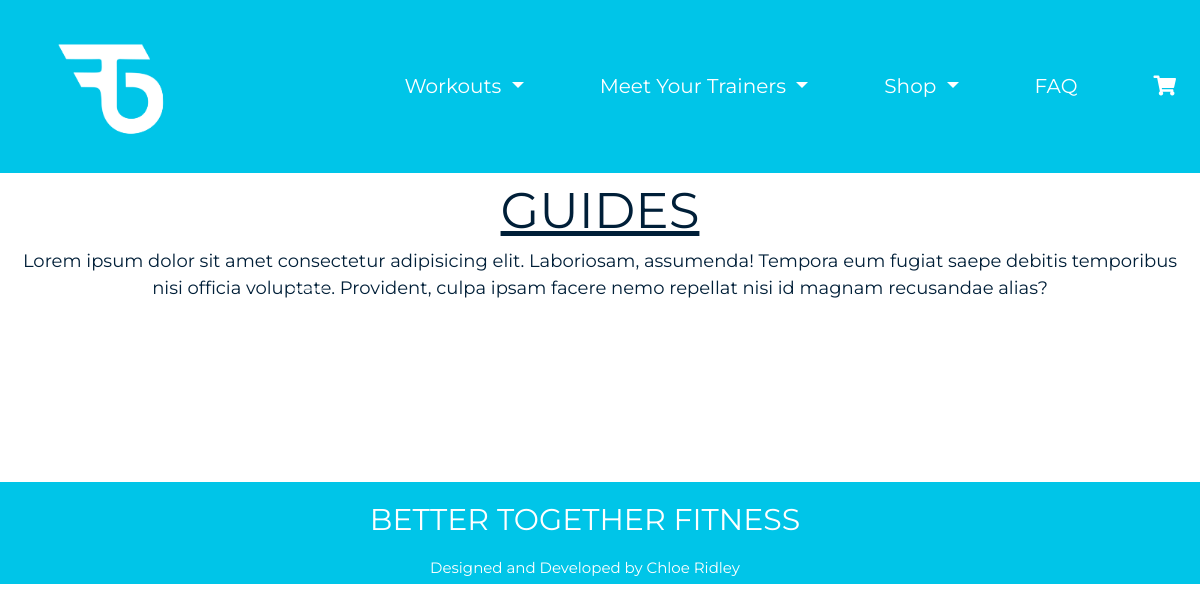
The app's page /products/guides/, older data.
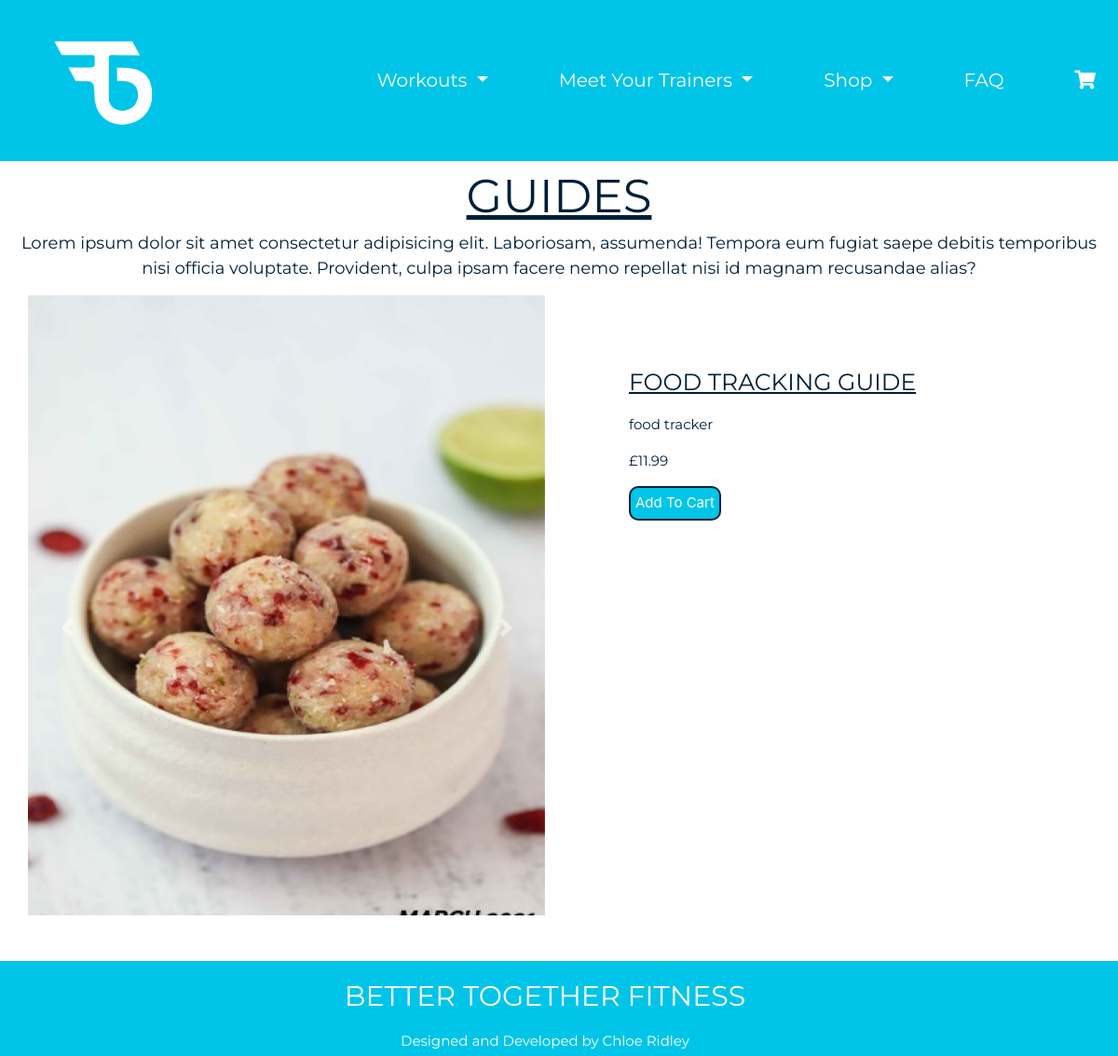
The same page, newer data.
### products/models.py (models this page shows, shortened)
class Gallery(models.Model):
    class Meta:
        verbose_name_plural = "Gallery" # how the model is displayed in the admin page
    name = models.CharField(max_length=254, null=True, blank=True)
    image = models.ImageField(null=True, blank=True)
    image_url = models.URLField(null=True, blank=True)

class nutritionGuides(models.Model):
    class Meta:
        verbose_name_plural = "Nutrition Guides" # how the model is displayed in the admin page
    title = models.CharField(max_length=254, null=True, blank=True)
    description = models.TextField(max_length=254, null=True, blank=True)
    price = models.DecimalField(decimal_places=2, null=True, blank=True, max_digits=100)

### products/views.py (the view)
# urls.py: path('guides/', views.guides, name="guides"),
def guides(request):
    gallery = Gallery.objects.all()  # gets the images from the gallery model
    guides = nutritionGuides.objects.all()  # gets all the info from the nutrition guides.
    context = {
        'gallery': gallery,
        'guides': guides,
    }
    return render(request, 'products/guides.html', context)

### products/templates/products/guides.html (shortened to what this page needs)
{% extends 'base.html' %}
{% load static %}
{% block content %}
<div class="row container-fluid sectionRow">
    <p class="guides">Guides</p>
    <p class="aboutGuides">Lorem ipsum dolor sit amet consectetur adipisicing elit. Laboriosam, assumenda! Tempora eum
        fugiat saepe debitis temporibus nisi officia voluptate. Provident, culpa ipsam facere nemo repellat nisi id
        magnam recusandae alias?</p>
</div>
<div class="row container-fluid sectionRow">
    <div class="col-sm-6">
        <div id="carouselExampleIndicators" class="carousel slide" data-ride="carousel">
            <ol class="carousel-indicators">
                {% for G in gallery %}
                {% if forloop.first %}
                <li data-target="#carouselExampleIndicators" data-slide-to="{{forloop.counter0}}" class="active"></li>
                {% else %}
                <li data-target="#carouselExampleIndicators" data-slide-to="{{forloop.counter0}}"></li>
                {% endif %}
                {% endfor %}
                <li data-target="#carouselExampleIndicators" data-slide-to="2"></li>
            </ol>
            <div class="carousel-inner">
                {% for G in gallery %}
                {% if forloop.first %}
                <div class="carousel-item active  ">
                    {% else %}
                    <div class="carousel-item  ">
                        {% endif %}
                        <img class="CarouselImage" src="{{ G.image.url }}" alt="{{G.name}}">
                    </div>
                    {% endfor %}
                </div>
                <a class="carousel-control-prev" href="#carouselExampleIndicators" role="button" data-slide="prev">
                    <span class="carousel-control-prev-icon" aria-hidden="true"></span>
                </a>
                <a class="carousel-control-next" href="#carouselExampleIndicators" role="button" data-slide="next">
                    <span class="carousel-control-next-icon" aria-hidden="true"></span>
                </a>
            </div>
        </div>
        <div class="col-sm-6 nutritionGuides">
        {% for NutGu in guides %}
        <p class="title">{{ NutGu.title }}</p>
        <p class="desc">{{ NutGu.description }}</p>
        <p class="price">£{{ NutGu.price }}</p>
        <form method="POST" action="">
        <input type="submit" value="Add To Cart" class="addToCart">
        </form>
        {% endfor %}
    </div>
    </div>
{% endblock %}

Row changes from the older to the newer data that the page shows:
added Gallery: image (picture)
added nutritionGuides: title "FOOD TRACKING GUIDE", description "food tracker", price "11.99"
